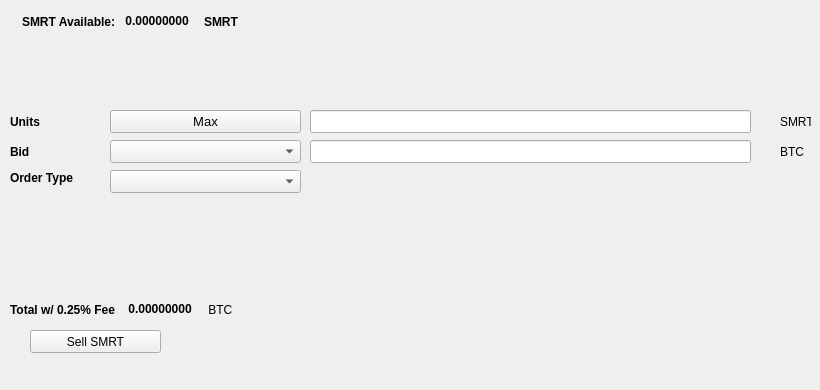
   <widget class="QWidget" name="SellTab">
    <attribute name="title">
     <string>Sell</string>
    </attribute>
    <widget class="QLabel" name="label_16">
     <property name="geometry">
      <rect>
       <x>780</x>
       <y>140</y>
       <width>31</width>
       <height>23</height>
      </rect>
     </property>
     <property name="text">
      <string>BTC</string>
     </property>
    </widget>
    <widget class="QComboBox" name="SellBidcomboBox">
     <property name="geometry">
      <rect>
       <x>110</x>
       <y>140</y>
       <width>191</width>
       <height>23</height>
      </rect>
     </property>
     <property name="font">
      <font>
       <pointsize>10</pointsize>
      </font>
     </property>
    </widget>
    <widget class="QLabel" name="label_18">
     <property name="geometry">
      <rect>
       <x>10</x>
       <y>110</y>
       <width>46</width>
       <height>23</height>
      </rect>
     </property>
     <property name="font">
      <font>
       <weight>75</weight>
       <bold>true</bold>
      </font>
     </property>
     <property name="text">
      <string>Units</string>
     </property>
    </widget>
    <widget class="QPushButton" name="Sell_Max_Amount">
     <property name="geometry">
      <rect>
       <x>110</x>
       <y>110</y>
       <width>191</width>
       <height>23</height>
      </rect>
     </property>
     <property name="font">
      <font>
       <pointsize>10</pointsize>
      </font>
     </property>
     <property name="text">
      <string>Max</string>
     </property>
    </widget>
    <widget class="QLabel" name="label_20">
     <property name="geometry">
      <rect>
       <x>10</x>
       <y>170</y>
       <width>91</width>
       <height>16</height>
      </rect>
     </property>
     <property name="font">
      <font>
       <weight>75</weight>
       <bold>true</bold>
      </font>
     </property>
     <property name="text">
      <string>Order Type</string>
     </property>
    </widget>
    <widget class="QComboBox" name="SellOrdertypeCombo">
     <property name="geometry">
      <rect>
       <x>110</x>
       <y>170</y>
       <width>191</width>
       <height>23</height>
      </rect>
     </property>
     <property name="font">
      <font>
       <pointsize>10</pointsize>
      </font>
     </property>
    </widget>
    <widget class="QLabel" name="label_21">
     <property name="geometry">
      <rect>
       <x>10</x>
       <y>140</y>
       <width>46</width>
       <height>23</height>
      </rect>
     </property>
     <property name="font">
      <font>
       <weight>75</weight>
       <bold>true</bold>
      </font>
     </property>
     <property name="text">
      <string>Bid</string>
     </property>
    </widget>
    <widget class="QLabel" name="label_22">
     <property name="geometry">
      <rect>
       <x>780</x>
       <y>110</y>
       <width>31</width>
       <height>23</height>
      </rect>
     </property>
     <property name="text">
      <string>SMRT</string>
     </property>
    </widget>
    <widget class="QLineEdit" name="UnitsInputSMRT">
     <property name="geometry">
      <rect>
       <x>310</x>
       <y>110</y>
       <width>441</width>
       <height>23</height>
      </rect>
     </property>
     <property name="font">
      <font>
       <pointsize>9</pointsize>
       <weight>75</weight>
       <bold>true</bold>
      </font>
     </property>
    </widget>
    <widget class="QLineEdit" name="SellBidPriceEdit">
     <property name="geometry">
      <rect>
       <x>310</x>
       <y>140</y>
       <width>441</width>
       <height>23</height>
      </rect>
     </property>
     <property name="font">
      <font>
       <pointsize>9</pointsize>
       <weight>75</weight>
       <bold>true</bold>
      </font>
     </property>
    </widget>
    <widget class="QPushButton" name="SellSMRTBTN">
     <property name="geometry">
      <rect>
       <x>30</x>
       <y>330</y>
       <width>131</width>
       <height>23</height>
      </rect>
     </property>
     <property name="text">
      <string>Sell SMRT</string>
     </property>
     <property name="icon">
      <iconset resource="../smrt">
       <normaloff>:/icons/bitcoin</normaloff>:/icons/bitcoin</iconset>
     </property>
    </widget>
    <widget class="QWidget" name="layoutWidget3">
     <property name="geometry">
      <rect>
       <x>22</x>
       <y>12</y>
       <width>258</width>
       <height>19</height>
      </rect>
     </property>
     <layout class="QHBoxLayout" name="horizontalLayout">
      <item>
       <widget class="QLabel" name="label232_2">
        <property name="font">
         <font>
          <weight>75</weight>
          <bold>true</bold>
         </font>
        </property>
        <property name="text">
         <string>SMRT Available:</string>
        </property>
       </widget>
      </item>
      <item>
       <widget class="QLabel" name="SMRTAvailableLabel">
        <property name="palette">
         <palette>
          <active>
           <colorrole role="WindowText">
            <brush brushstyle="SolidPattern">
             <color alpha="255">
              <red>0</red>
              <green>0</green>
              <blue>0</blue>
             </color>
            </brush>
           </colorrole>
           <colorrole role="Button">
            <brush brushstyle="SolidPattern">
             <color alpha="255">
              <red>0</red>
              <green>170</green>
              <blue>0</blue>
             </color>
            </brush>
           </colorrole>
           <colorrole role="Light">
            <brush brushstyle="SolidPattern">
             <color alpha="255">
              <red>0</red>
              <green>255</green>
              <blue>0</blue>
             </color>
            </brush>
           </colorrole>
           <colorrole role="Midlight">
            <brush brushstyle="SolidPattern">
             <color alpha="255">
              <red>0</red>
              <green>212</green>
              <blue>0</blue>
             </color>
            </brush>
           </colorrole>
           <colorrole role="Dark">
            <brush brushstyle="SolidPattern">
             <color alpha="255">
              <red>0</red>
              <green>85</green>
              <blue>0</blue>
             </color>
            </brush>
           </colorrole>
           <colorrole role="Mid">
            <brush brushstyle="SolidPattern">
             <color alpha="255">
              <red>0</red>
              <green>113</green>
              <blue>0</blue>
             </color>
            </brush>
           </colorrole>
           <colorrole role="Text">
            <brush brushstyle="SolidPattern">
             <color alpha="255">
              <red>0</red>
              <green>170</green>
              <blue>0</blue>
             </color>
            </brush>
           </colorrole>
           <colorrole role="BrightText">
            <brush brushstyle="SolidPattern">
             <color alpha="255">
              <red>255</red>
              <green>255</green>
              <blue>255</blue>
             </color>
            </brush>
           </colorrole>
           <colorrole role="ButtonText">
            <brush brushstyle="SolidPattern">
             <color alpha="255">
              <red>0</red>
              <green>0</green>
              <blue>0</blue>
             </color>
            </brush>
           </colorrole>
           <colorrole role="Base">
            <brush brushstyle="SolidPattern">
             <color alpha="255">
              <red>255</red>
              <green>255</green>
              <blue>255</blue>
             </color>
            </brush>
           </colorrole>
           <colorrole role="Window">
            <brush brushstyle="SolidPattern">
             <color alpha="255">
              <red>0</red>
              <green>170</green>
              <blue>0</blue>
             </color>
            </brush>
           </colorrole>
           <colorrole role="Shadow">
            <brush brushstyle="SolidPattern">
             <color alpha="255">
              <red>0</red>
              <green>0</green>
              <blue>0</blue>
             </color>
            </brush>
           </colorrole>
           <colorrole role="AlternateBase">
            <brush brushstyle="SolidPattern">
             <color alpha="255">
              <red>127</red>
              <green>212</green>
              <blue>127</blue>
             </color>
            </brush>
           </colorrole>
           <colorrole role="ToolTipBase">
            <brush brushstyle="SolidPattern">
             <color alpha="255">
              <red>255</red>
              <green>255</green>
              <blue>220</blue>
             </color>
            </brush>
           </colorrole>
           <colorrole role="ToolTipText">
            <brush brushstyle="SolidPattern">
             <color alpha="255">
              <red>0</red>
              <green>0</green>
              <blue>0</blue>
             </color>
            </brush>
           </colorrole>
          </active>
          <inactive>
           <colorrole role="WindowText">
            <brush brushstyle="SolidPattern">
             <color alpha="255">
              <red>0</red>
              <green>0</green>
              <blue>0</blue>
             </color>
            </brush>
           </colorrole>
           <colorrole role="Button">
            <brush brushstyle="SolidPattern">
             <color alpha="255">
              <red>0</red>
              <green>170</green>
              <blue>0</blue>
             </color>
            </brush>
           </colorrole>
           <colorrole role="Light">
            <brush brushstyle="SolidPattern">
             <color alpha="255">
              <red>0</red>
              <green>255</green>
              <blue>0</blue>
             </color>
            </brush>
           </colorrole>
           <colorrole role="Midlight">
            <brush brushstyle="SolidPattern">
             <color alpha="255">
              <red>0</red>
              <green>212</green>
              <blue>0</blue>
             </color>
            </brush>
           </colorrole>
           <colorrole role="Dark">
            <brush brushstyle="SolidPattern">
             <color alpha="255">
              <red>0</red>
              <green>85</green>
              <blue>0</blue>
             </color>
            </brush>
           </colorrole>
           <colorrole role="Mid">
            <brush brushstyle="SolidPattern">
             <color alpha="255">
              <red>0</red>
              <green>113</green>
              <blue>0</blue>
             </color>
            </brush>
           </colorrole>
           <colorrole role="Text">
            <brush brushstyle="SolidPattern">
             <color alpha="255">
              <red>0</red>
              <green>170</green>
              <blue>0</blue>
             </color>
            </brush>
           </colorrole>
           <colorrole role="BrightText">
            <brush brushstyle="SolidPattern">
             <color alpha="255">
              <red>255</red>
              <green>255</green>
              <blue>255</blue>
             </color>
            </brush>
           </colorrole>
           <colorrole role="ButtonText">
            <brush brushstyle="SolidPattern">
             <color alpha="255">
              <red>0</red>
              <green>0</green>
              <blue>0</blue>
             </color>
            </brush>
           </colorrole>
           <colorrole role="Base">
            <brush brushstyle="SolidPattern">
             <color alpha="255">
              <red>255</red>
              <green>255</green>
              <blue>255</blue>
             </color>
            </brush>
           </colorrole>
           <colorrole role="Window">
            <brush brushstyle="SolidPattern">
             <color alpha="255">
              <red>0</red>
              <green>170</green>
              <blue>0</blue>
             </color>
            </brush>
           </colorrole>
           <colorrole role="Shadow">
            <brush brushstyle="SolidPattern">
             <color alpha="255">
              <red>0</red>
              <green>0</green>
              <blue>0</blue>
             </color>
            </brush>
           </colorrole>
           <colorrole role="AlternateBase">
            <brush brushstyle="SolidPattern">
             <color alpha="255">
              <red>127</red>
              <green>212</green>
              <blue>127</blue>
             </color>
            </brush>
           </colorrole>
           <colorrole role="ToolTipBase">
            <brush brushstyle="SolidPattern">
             <color alpha="255">
              <red>255</red>
              <green>255</green>
              <blue>220</blue>
             </color>
            </brush>
           </colorrole>
           <colorrole role="ToolTipText">
            <brush brushstyle="SolidPattern">
             <color alpha="255">
              <red>0</red>
              <green>0</green>
              <blue>0</blue>
             </color>
            </brush>
           </colorrole>
          </inactive>
          <disabled>
           <colorrole role="WindowText">
            <brush brushstyle="SolidPattern">
             <color alpha="255">
              <red>0</red>
              <green>85</green>
              <blue>0</blue>
             </color>
            </brush>
           </colorrole>
           <colorrole role="Button">
            <brush brushstyle="SolidPattern">
             <color alpha="255">
              <red>0</red>
              <green>170</green>
              <blue>0</blue>
             </color>
            </brush>
           </colorrole>
           <colorrole role="Light">
            <brush brushstyle="SolidPattern">
             <color alpha="255">
              <red>0</red>
              <green>255</green>
              <blue>0</blue>
             </color>
            </brush>
           </colorrole>
           <colorrole role="Midlight">
            <brush brushstyle="SolidPattern">
             <color alpha="255">
              <red>0</red>
              <green>212</green>
              <blue>0</blue>
             </color>
            </brush>
           </colorrole>
           <colorrole role="Dark">
            <brush brushstyle="SolidPattern">
             <color alpha="255">
              <red>0</red>
              <green>85</green>
              <blue>0</blue>
             </color>
            </brush>
           </colorrole>
           <colorrole role="Mid">
            <brush brushstyle="SolidPattern">
             <color alpha="255">
              <red>0</red>
              <green>113</green>
              <blue>0</blue>
             </color>
            </brush>
           </colorrole>
           <colorrole role="Text">
            <brush brushstyle="SolidPattern">
             <color alpha="255">
              <red>0</red>
              <green>85</green>
              <blue>0</blue>
             </color>
            </brush>
           </colorrole>
           <colorrole role="BrightText">
            <brush brushstyle="SolidPattern">
             <color alpha="255">
              <red>255</red>
              <green>255</green>
              <blue>255</blue>
             </color>
            </brush>
           </colorrole>
           <colorrole role="ButtonText">
            <brush brushstyle="SolidPattern">
             <color alpha="255">
              <red>0</red>
              <green>85</green>
              <blue>0</blue>
             </color>
            </brush>
           </colorrole>
           <colorrole role="Base">
            <brush brushstyle="SolidPattern">
             <color alpha="255">
              <red>0</red>
              <green>170</green>
              <blue>0</blue>
             </color>
            </brush>
           </colorrole>
           <colorrole role="Window">
            <brush brushstyle="SolidPattern">
             <color alpha="255">
              <red>0</red>
              <green>170</green>
              <blue>0</blue>
             </color>
            </brush>
           </colorrole>
           <colorrole role="Shadow">
            <brush brushstyle="SolidPattern">
             <color alpha="255">
              <red>0</red>
              <green>0</green>
              <blue>0</blue>
             </color>
            </brush>
           </colorrole>
           <colorrole role="AlternateBase">
            <brush brushstyle="SolidPattern">
             <color alpha="255">
              <red>0</red>
              <green>170</green>
              <blue>0</blue>
             </color>
            </brush>
           </colorrole>
           <colorrole role="ToolTipBase">
            <brush brushstyle="SolidPattern">
             <color alpha="255">
              <red>255</red>
              <green>255</green>
              <blue>220</blue>
             </color>
            </brush>
           </colorrole>
           <colorrole role="ToolTipText">
            <brush brushstyle="SolidPattern">
             <color alpha="255">
              <red>0</red>
              <green>0</green>
              <blue>0</blue>
             </color>
            </brush>
           </colorrole>
          </disabled>
         </palette>
        </property>
        <property name="font">
         <font>
          <weight>75</weight>
          <bold>true</bold>
         </font>
        </property>
        <property name="text">
         <string> 0.00000000 </string>
        </property>
        <property name="textInteractionFlags">
         <set>Qt::LinksAccessibleByMouse|Qt::TextSelectableByKeyboard|Qt::TextSelectableByMouse</set>
        </property>
       </widget>
      </item>
      <item>
       <widget class="QLabel" name="labelSMRT">
        <property name="font">
         <font>
          <weight>75</weight>
          <bold>true</bold>
         </font>
        </property>
        <property name="text">
         <string>SMRT</string>
        </property>
       </widget>
      </item>
     </layout>
    </widget>
    <widget class="QWidget" name="layoutWidget">
     <property name="geometry">
      <rect>
       <x>10</x>
       <y>300</y>
       <width>268</width>
       <height>19</height>
      </rect>
     </property>
     <layout class="QHBoxLayout" name="horizontalLayout_2">
      <item>
       <widget class="QLabel" name="label_19">
        <property name="font">
         <font>
          <weight>75</weight>
          <bold>true</bold>
         </font>
        </property>
        <property name="text">
         <string>Total w/ 0.25% Fee </string>
        </property>
       </widget>
      </item>
      <item>
       <widget class="QLabel" name="SellCostLabel">
        <property name="palette">
         <palette>
          <active>
           <colorrole role="WindowText">
            <brush brushstyle="SolidPattern">
             <color alpha="255">
              <red>0</red>
              <green>0</green>
              <blue>0</blue>
             </color>
            </brush>
           </colorrole>
           <colorrole role="Button">
            <brush brushstyle="SolidPattern">
             <color alpha="255">
              <red>0</red>
              <green>170</green>
              <blue>0</blue>
             </color>
            </brush>
           </colorrole>
           <colorrole role="Light">
            <brush brushstyle="SolidPattern">
             <color alpha="255">
              <red>0</red>
              <green>255</green>
              <blue>0</blue>
             </color>
            </brush>
           </colorrole>
           <colorrole role="Midlight">
            <brush brushstyle="SolidPattern">
             <color alpha="255">
              <red>0</red>
              <green>212</green>
              <blue>0</blue>
             </color>
            </brush>
           </colorrole>
           <colorrole role="Dark">
            <brush brushstyle="SolidPattern">
             <color alpha="255">
              <red>0</red>
              <green>85</green>
              <blue>0</blue>
             </color>
            </brush>
           </colorrole>
           <colorrole role="Mid">
            <brush brushstyle="SolidPattern">
             <color alpha="255">
              <red>0</red>
              <green>113</green>
              <blue>0</blue>
             </color>
            </brush>
           </colorrole>
           <colorrole role="Text">
            <brush brushstyle="SolidPattern">
             <color alpha="255">
              <red>0</red>
              <green>170</green>
              <blue>0</blue>
             </color>
            </brush>
           </colorrole>
           <colorrole role="BrightText">
            <brush brushstyle="SolidPattern">
             <color alpha="255">
              <red>255</red>
              <green>255</green>
              <blue>255</blue>
             </color>
            </brush>
           </colorrole>
           <colorrole role="ButtonText">
            <brush brushstyle="SolidPattern">
             <color alpha="255">
              <red>0</red>
              <green>0</green>
              <blue>0</blue>
             </color>
            </brush>
           </colorrole>
           <colorrole role="Base">
            <brush brushstyle="SolidPattern">
             <color alpha="255">
              <red>255</red>
              <green>255</green>
              <blue>255</blue>
             </color>
            </brush>
           </colorrole>
           <colorrole role="Window">
            <brush brushstyle="SolidPattern">
             <color alpha="255">
              <red>0</red>
              <green>170</green>
              <blue>0</blue>
             </color>
            </brush>
           </colorrole>
           <colorrole role="Shadow">
            <brush brushstyle="SolidPattern">
             <color alpha="255">
              <red>0</red>
              <green>0</green>
              <blue>0</blue>
             </color>
            </brush>
           </colorrole>
           <colorrole role="AlternateBase">
            <brush brushstyle="SolidPattern">
             <color alpha="255">
              <red>127</red>
              <green>212</green>
              <blue>127</blue>
             </color>
            </brush>
           </colorrole>
           <colorrole role="ToolTipBase">
            <brush brushstyle="SolidPattern">
             <color alpha="255">
              <red>255</red>
              <green>255</green>
              <blue>220</blue>
             </color>
            </brush>
           </colorrole>
           <colorrole role="ToolTipText">
            <brush brushstyle="SolidPattern">
             <color alpha="255">
              <red>0</red>
              <green>0</green>
              <blue>0</blue>
             </color>
            </brush>
           </colorrole>
          </active>
          <inactive>
           <colorrole role="WindowText">
            <brush brushstyle="SolidPattern">
             <color alpha="255">
              <red>0</red>
              <green>0</green>
              <blue>0</blue>
             </color>
            </brush>
           </colorrole>
           <colorrole role="Button">
            <brush brushstyle="SolidPattern">
             <color alpha="255">
              <red>0</red>
              <green>170</green>
              <blue>0</blue>
             </color>
            </brush>
           </colorrole>
           <colorrole role="Light">
            <brush brushstyle="SolidPattern">
             <color alpha="255">
              <red>0</red>
              <green>255</green>
              <blue>0</blue>
             </color>
            </brush>
           </colorrole>
           <colorrole role="Midlight">
            <brush brushstyle="SolidPattern">
             <color alpha="255">
              <red>0</red>
              <green>212</green>
              <blue>0</blue>
             </color>
            </brush>
           </colorrole>
           <colorrole role="Dark">
            <brush brushstyle="SolidPattern">
             <color alpha="255">
              <red>0</red>
              <green>85</green>
              <blue>0</blue>
             </color>
            </brush>
           </colorrole>
           <colorrole role="Mid">
            <brush brushstyle="SolidPattern">
             <color alpha="255">
              <red>0</red>
              <green>113</green>
              <blue>0</blue>
             </color>
            </brush>
           </colorrole>
           <colorrole role="Text">
            <brush brushstyle="SolidPattern">
             <color alpha="255">
              <red>0</red>
              <green>170</green>
              <blue>0</blue>
             </color>
            </brush>
           </colorrole>
           <colorrole role="BrightText">
            <brush brushstyle="SolidPattern">
             <color alpha="255">
              <red>255</red>
              <green>255</green>
              <blue>255</blue>
             </color>
            </brush>
           </colorrole>
           <colorrole role="ButtonText">
            <brush brushstyle="SolidPattern">
             <color alpha="255">
              <red>0</red>
              <green>0</green>
              <blue>0</blue>
             </color>
            </brush>
           </colorrole>
           <colorrole role="Base">
            <brush brushstyle="SolidPattern">
             <color alpha="255">
              <red>255</red>
              <green>255</green>
              <blue>255</blue>
             </color>
            </brush>
           </colorrole>
           <colorrole role="Window">
            <brush brushstyle="SolidPattern">
             <color alpha="255">
              <red>0</red>
              <green>170</green>
              <blue>0</blue>
             </color>
            </brush>
           </colorrole>
           <colorrole role="Shadow">
            <brush brushstyle="SolidPattern">
             <color alpha="255">
              <red>0</red>
              <green>0</green>
              <blue>0</blue>
             </color>
            </brush>
           </colorrole>
           <colorrole role="AlternateBase">
            <brush brushstyle="SolidPattern">
             <color alpha="255">
              <red>127</red>
              <green>212</green>
              <blue>127</blue>
             </color>
            </brush>
           </colorrole>
           <colorrole role="ToolTipBase">
            <brush brushstyle="SolidPattern">
             <color alpha="255">
              <red>255</red>
              <green>255</green>
              <blue>220</blue>
             </color>
            </brush>
           </colorrole>
           <colorrole role="ToolTipText">
            <brush brushstyle="SolidPattern">
             <color alpha="255">
              <red>0</red>
              <green>0</green>
              <blue>0</blue>
             </color>
            </brush>
           </colorrole>
          </inactive>
          <disabled>
           <colorrole role="WindowText">
            <brush brushstyle="SolidPattern">
             <color alpha="255">
              <red>0</red>
              <green>85</green>
              <blue>0</blue>
             </color>
            </brush>
           </colorrole>
           <colorrole role="Button">
            <brush brushstyle="SolidPattern">
             <color alpha="255">
              <red>0</red>
              <green>170</green>
              <blue>0</blue>
             </color>
            </brush>
           </colorrole>
           <colorrole role="Light">
            <brush brushstyle="SolidPattern">
             <color alpha="255">
              <red>0</red>
              <green>255</green>
              <blue>0</blue>
             </color>
            </brush>
           </colorrole>
           <colorrole role="Midlight">
            <brush brushstyle="SolidPattern">
             <color alpha="255">
              <red>0</red>
              <green>212</green>
              <blue>0</blue>
             </color>
            </brush>
           </colorrole>
           <colorrole role="Dark">
            <brush brushstyle="SolidPattern">
             <color alpha="255">
              <red>0</red>
              <green>85</green>
              <blue>0</blue>
             </color>
            </brush>
           </colorrole>
           <colorrole role="Mid">
            <brush brushstyle="SolidPattern">
             <color alpha="255">
              <red>0</red>
              <green>113</green>
              <blue>0</blue>
             </color>
            </brush>
           </colorrole>
           <colorrole role="Text">
            <brush brushstyle="SolidPattern">
             <color alpha="255">
              <red>0</red>
              <green>85</green>
              <blue>0</blue>
             </color>
            </brush>
           </colorrole>
           <colorrole role="BrightText">
            <brush brushstyle="SolidPattern">
             <color alpha="255">
              <red>255</red>
              <green>255</green>
              <blue>255</blue>
             </color>
            </brush>
           </colorrole>
           <colorrole role="ButtonText">
            <brush brushstyle="SolidPattern">
             <color alpha="255">
              <red>0</red>
              <green>85</green>
              <blue>0</blue>
             </color>
            </brush>
           </colorrole>
           <colorrole role="Base">
            <brush brushstyle="SolidPattern">
             <color alpha="255">
              <red>0</red>
              <green>170</green>
              <blue>0</blue>
             </color>
            </brush>
           </colorrole>
           <colorrole role="Window">
            <brush brushstyle="SolidPattern">
             <color alpha="255">
              <red>0</red>
              <green>170</green>
              <blue>0</blue>
             </color>
            </brush>
           </colorrole>
           <colorrole role="Shadow">
            <brush brushstyle="SolidPattern">
             <color alpha="255">
              <red>0</red>
              <green>0</green>
              <blue>0</blue>
             </color>
            </brush>
           </colorrole>
           <colorrole role="AlternateBase">
            <brush brushstyle="SolidPattern">
             <color alpha="255">
              <red>0</red>
              <green>170</green>
              <blue>0</blue>
             </color>
            </brush>
           </colorrole>
           <colorrole role="ToolTipBase">
            <brush brushstyle="SolidPattern">
             <color alpha="255">
              <red>255</red>
              <green>255</green>
              <blue>220</blue>
             </color>
            </brush>
           </colorrole>
           <colorrole role="ToolTipText">
            <brush brushstyle="SolidPattern">
             <color alpha="255">
              <red>0</red>
              <green>0</green>
              <blue>0</blue>
             </color>
            </brush>
           </colorrole>
          </disabled>
         </palette>
        </property>
        <property name="font">
         <font>
          <weight>75</weight>
          <bold>true</bold>
         </font>
        </property>
        <property name="autoFillBackground">
         <bool>false</bool>
        </property>
        <property name="text">
         <string> 0.00000000</string>
        </property>
        <property name="textInteractionFlags">
         <set>Qt::LinksAccessibleByMouse|Qt::TextSelectableByMouse</set>
        </property>
       </widget>
      </item>
      <item>
       <widget class="QLabel" name="label_17">
        <property name="font">
         <font>
          <weight>50</weight>
          <bold>false</bold>
         </font>
        </property>
        <property name="text">
         <string> BTC</string>
        </property>
       </widget>
      </item>
     </layout>
    </widget>
    <widget class="QLabel" name="label_23">
     <property name="geometry">
      <rect>
       <x>460</x>
       <y>300</y>
       <width>281</width>
       <height>81</height>
      </rect>
     </property>
     <property name="text">
      <string/>
     </property>
     <property name="pixmap">
      <pixmap>:/images/bittrex</pixmap>
     </property>
    </widget>
   </widget>
